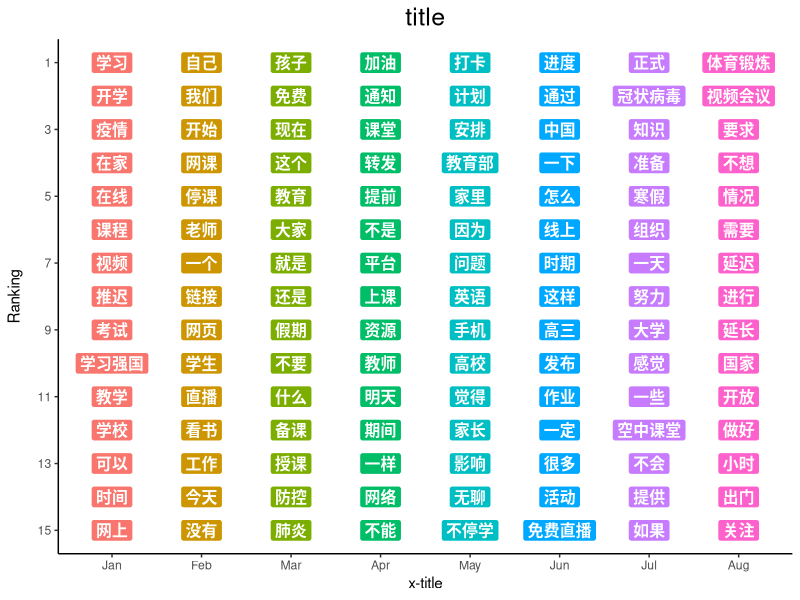
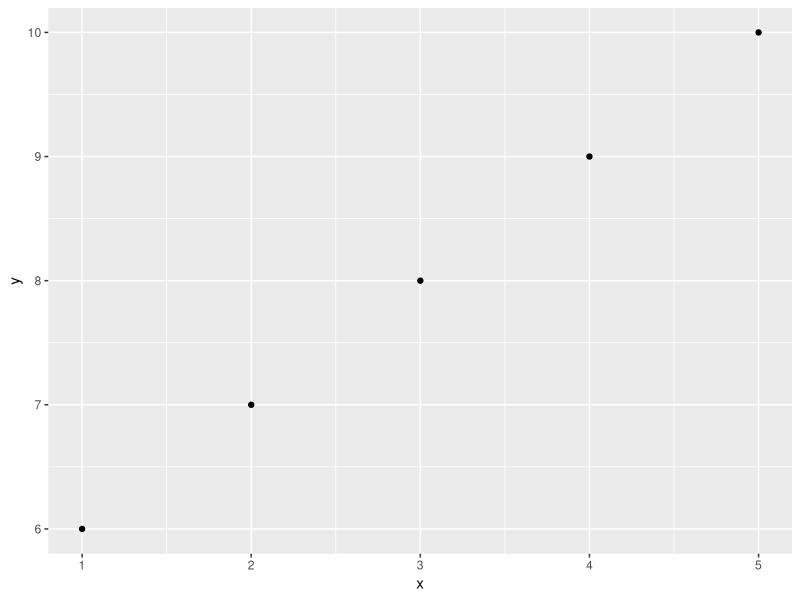
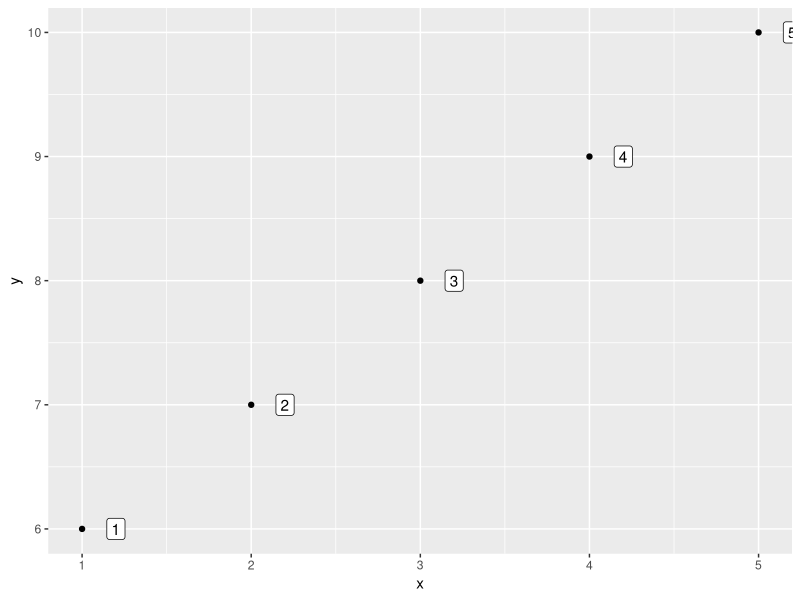
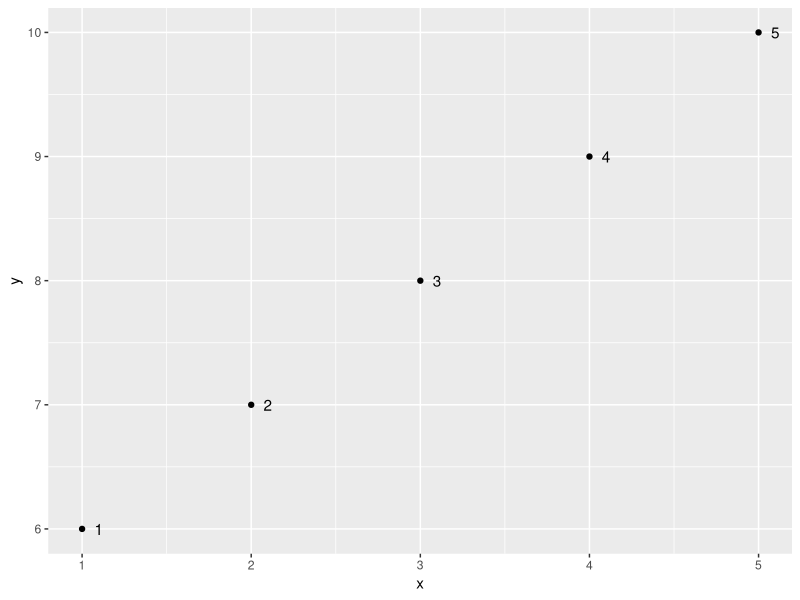
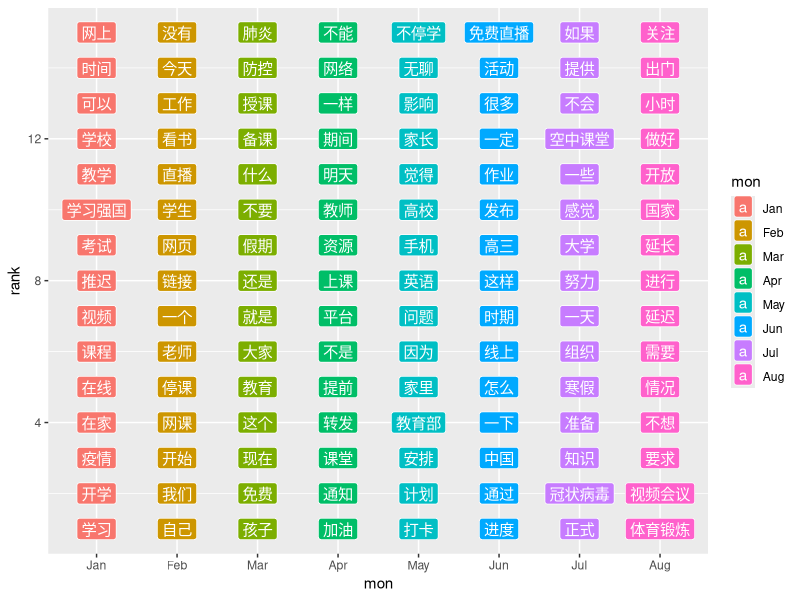
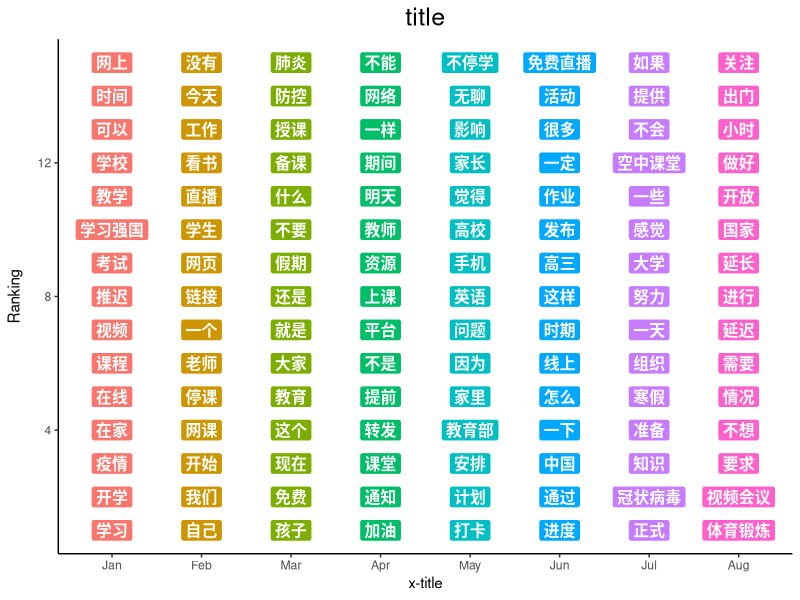

R code for these plots, in order:
setwd("D:/school/daoshi/daoshi_old/R学习/ggplot2/wordrank")
library(openxlsx)
library(ggplot2)
library(reshape2)
top15_0 = read.xlsx("top15.xlsx")
top15 = melt(top15_0,id=c("rank"),variable.name = "mon",value.name = "word")


#done!
ggplot(top15, aes(mon, -rank)) + 
  geom_point(color="white") + 
  geom_label(aes(label=word,fill=mon), #geom_text annotate
             color='white', fontface='bold', size=4) +
  theme_classic() +
  scale_y_continuous(limits=c(-15,-1), breaks=c(-1,-3,-5,-7,-9,-11,-13,-15), 
                     labels=c("1","3","5", "7","9","11","13","15"))+
  theme(legend.position="",plot.title = element_text(size=18,hjust = 0.5), 
        axis.title.y=element_text(margin=margin(0,10,0,0))) + 
  labs(title="title") + 
  xlab("x-title") + 
  ylab("Ranking")


x = c(1:5)
y = c(6:10)
data = data.frame(x=x,y=y)
ggplot(data,aes(x,y))+geom_point(color="black")
ggplot(data,aes(x,y))+geom_point(color="black")+geom_label(label=data$x,color="black",x=x+0.2)
ggplot(data,aes(x,y))+geom_point(color="black")+
  geom_text(aes(label=data$x),color="black",x=data$x+0.1,check_overlap = TRUE)

ggplot(top15, aes(mon, rank)) + 
  geom_point(color="white")+
  geom_label(aes(label=word,fill=mon),color="white")

#...
ggplot(top15, aes(mon, rank)) + 
  geom_point(color="white") + 
  geom_label(aes(label=top15$word,fill=top15$mon), 
             color='white', fontface='bold', size=4) +
  theme_classic() +
  theme(legend.position="",plot.title = element_text(size=18,hjust = 0.5), 
        axis.title.y=element_text(margin=margin(0,10,0,0))) + 
  labs(title="title") + 
  xlab("x-title") + 
  ylab("Ranking")


 